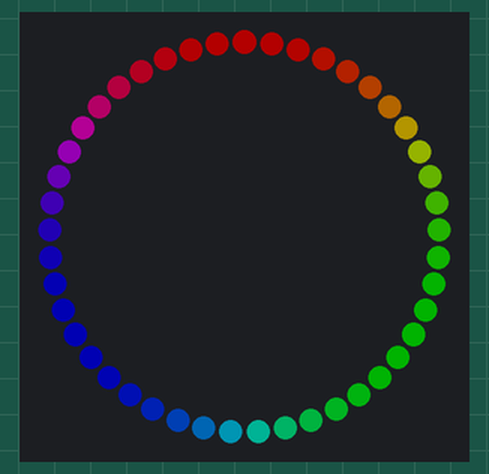
This sketch was run on a simulated Arduino Nano, built with avr-gcc and run on an emulated ATmega328P. Parts: 45 RGB LEDs in a ring, first at the top, clockwise. Dim RGB values are drawn brighter than linear.

Above: at 0.1 s.
At 1.77 s:
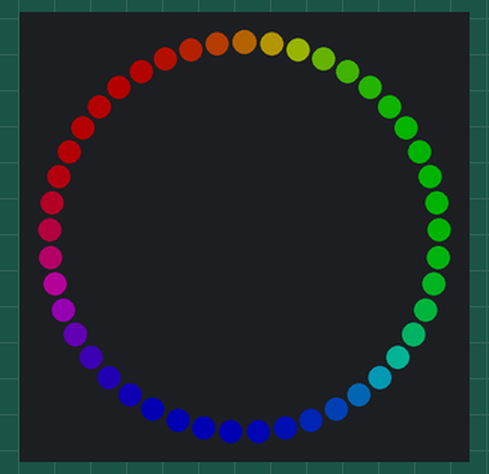
At 3.43 s:
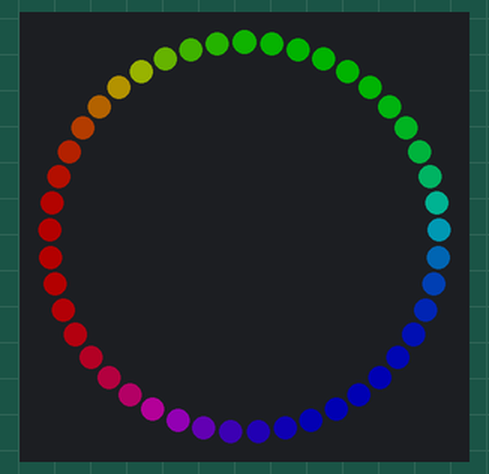
At 6.76 s:
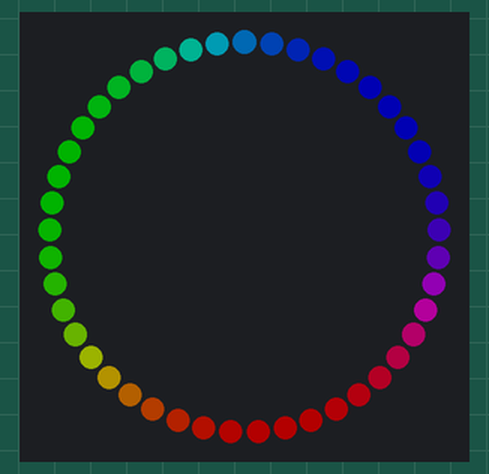
At 10.09 s:
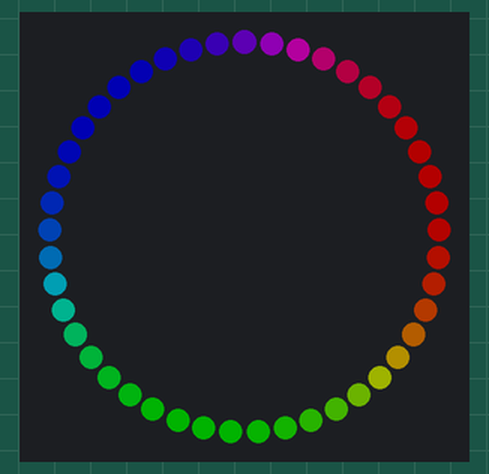
At 13.42 s:
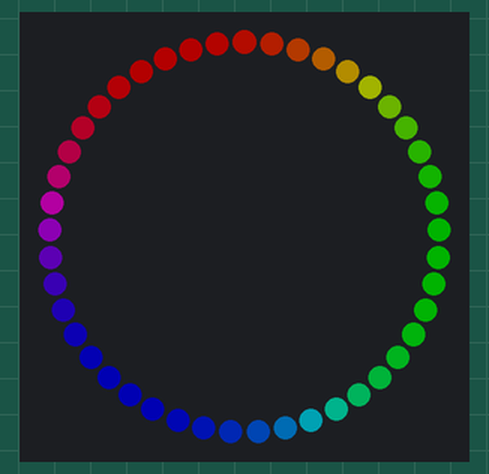

The sketch:

LedRingRainbowTest.ino
```cpp
/*
  LED RING RAINBOW TEST - Arduino Nano Every

  RESPIRA - Initial LED colour exploration

  Tests a continuous rotating rainbow animation using
  the WS2812B addressable LED ring.

  This is an independent visual experiment, separate
  from the final breathing-feedback firmware.

  HARDWARE
    Board: Arduino Nano Every
    LED type: WS2812B
    LED count: 45
    Data pin: A1

  WIRING
    LED DIN -> 220-470 ohm resistor -> Nano A1
    LED 5V -> External regulated 5V supply
    LED GND -> External supply GND
    Nano GND -> External supply GND

  LIBRARY
    Adafruit NeoPixel
*/

#include <Adafruit_NeoPixel.h>

// PIN CONFIGURATION

#define LED_PIN A1
#define NUM_LEDS 45

// ANIMATION SETTINGS

#define SPEED 40

const int LED_BRIGHTNESS = 60;

// INITIALISE LED RING

Adafruit_NeoPixel ring(
  NUM_LEDS,
  LED_PIN,
  NEO_GRB + NEO_KHZ800
);

uint32_t offset = 0;

// SETUP

void setup() {
  ring.begin();
  ring.setBrightness(LED_BRIGHTNESS);
  ring.clear();
  ring.show();
}

// CONTINUOUS RAINBOW ANIMATION

void loop() {

  for (int i = 0; i < NUM_LEDS; i++) {

    uint32_t color = ring.gamma32(
      ring.ColorHSV(
        offset + (i * 65536UL / NUM_LEDS)
      )
    );

    ring.setPixelColor(i, color);
  }

  ring.show();

  offset += 512;

  delay(SPEED);
}
```

Measured:
- by itself, everything shown: repeats every 12.5 s, in 128 steps
